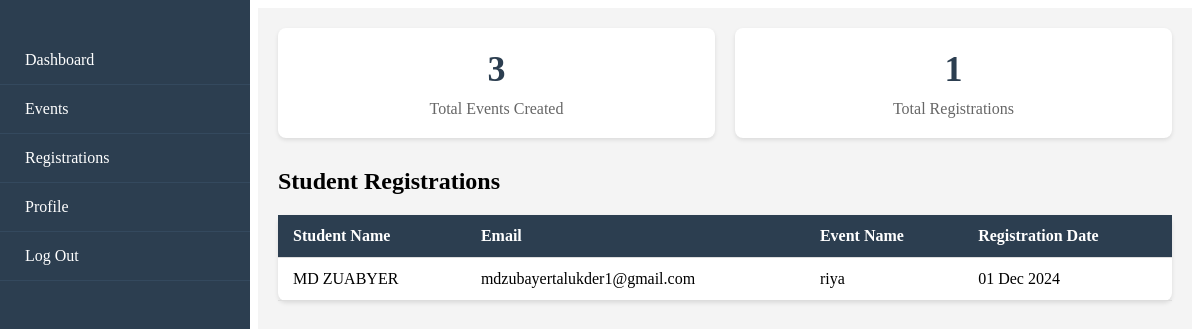
/pages/faculty_dashboard.php (signed in), run on the app's committed database.
### tables this page shows
CREATE TABLE `registrations` (
  `id` int(11) NOT NULL,
  `user_id` int(11) NOT NULL,
  `event_id` int(11) NOT NULL,
  `status` enum('Registered','Waitlisted','Cancelled') DEFAULT 'Registered',
  `registration_date` timestamp NOT NULL DEFAULT current_timestamp()
);

CREATE TABLE `users` (
  `id` int(11) NOT NULL,
  `name` varchar(100) NOT NULL,
  `email` varchar(100) NOT NULL,
  `password` varchar(255) NOT NULL,
  `role` enum('Student','Faculty','Admin') NOT NULL,
  `department` varchar(100) DEFAULT NULL,
  `university_id` varchar(50) DEFAULT NULL,
  `profile_picture` varchar(255) DEFAULT NULL,
  `phone_number` varchar(15) DEFAULT NULL,
  `created_at` timestamp NOT NULL DEFAULT current_timestamp(),
  `updated_at` timestamp NOT NULL DEFAULT current_timestamp() ON UPDATE current_timestamp()
);

CREATE TABLE `events` (
  `id` int(11) NOT NULL,
  `name` varchar(150) NOT NULL,
  `description` text NOT NULL,
  `category` enum('Academic','Cultural','Sports','Social','Technical') NOT NULL,
  `organizer_id` int(11) NOT NULL,
  `date` date NOT NULL,
  `start_time` time NOT NULL,
  `end_time` time NOT NULL,
  `venue` varchar(150) DEFAULT NULL,
  `registration_deadline` date DEFAULT NULL,
  `max_participants` int(11) DEFAULT NULL,
  `is_approved` tinyint(1) DEFAULT 0,
  `status` enum('Draft','Published','Completed','Cancelled') DEFAULT 'Draft',
  `created_at` timestamp NOT NULL DEFAULT current_timestamp(),
  `updated_at` timestamp NOT NULL DEFAULT current_timestamp() ON UPDATE current_timestamp()
);

### pages/faculty_dashboard.php (the view, shortened to what this page needs)
<?php
include('../includes/db.php');
$eventCountSql = "SELECT COUNT(*) as total_events FROM Events WHERE organizer_id = {$_SESSION['user_id']}";
$eventResult = $conn->query($eventCountSql);
$totalEvents = $eventResult->fetch_assoc()['total_events'];
$registrationSql = "SELECT COUNT(*) as total_registrations FROM Registrations r
                    JOIN Events e ON r.event_id = e.id
                    WHERE e.organizer_id = {$_SESSION['user_id']}";
$registrationResult = $conn->query($registrationSql);
$totalRegistrations = $registrationResult->fetch_assoc()['total_registrations'];
$studentsSql = "SELECT u.name, u.email, e.name as event_name, r.registration_date
                FROM Users u
                JOIN Registrations r ON u.id = r.user_id
                JOIN Events e ON r.event_id = e.id
                WHERE e.organizer_id = {$_SESSION['user_id']}
                ORDER BY r.registration_date DESC";
$studentsResult = $conn->query($studentsSql);
?>
<!DOCTYPE html>
<html lang="en">
<head>
</head>
<body>
    <div class="wrapper">
        <?php include('../includes/sidebar.php'); ?>
        <div class="main-content">
            <div class="stats-container">
                <div class="stat-card">
                    <div class="stat-number"><?php echo $totalEvents; ?></div>
                    <div class="stat-label">Total Events Created</div>
                </div>
                <div class="stat-card">
                    <div class="stat-number"><?php echo $totalRegistrations; ?></div>
                    <div class="stat-label">Total Registrations</div>
                </div>
            </div>
            <h2>Student Registrations</h2>
            <table class="registrations-table">
                <thead>
                    <tr>
                        <th>Student Name</th>
                        <th>Email</th>
                        <th>Event Name</th>
                        <th>Registration Date</th>
                    </tr>
                </thead>
                <tbody>
                    <?php while($row = $studentsResult->fetch_assoc()): ?>
                    <tr>
                        <td><?php echo htmlspecialchars($row['name']); ?></td>
                        <td><?php echo htmlspecialchars($row['email']); ?></td>
                        <td><?php echo htmlspecialchars($row['event_name']); ?></td>
                        <td><?php echo date('d M Y', strtotime($row['registration_date'])); ?></td>
                    </tr>
                    <?php endwhile; ?>
                </tbody>
            </table>
        </div>
    </div>
</body>
</html>

### pages/faculty_dashboard.php (style rules this page uses)
.wrapper { display: flex; min-height: 100vh; }
.main-content { flex: 1; margin-left: 250px; padding: 20px; background: #f4f4f4; }
.stats-container { display: flex; gap: 20px; margin-bottom: 30px; }
.stat-card { background: #fff; padding: 20px; border-radius: 8px; box-shadow: 0 2px 4px rgba(0,0,0,0.1); flex: 1; text-align: center; }
.stat-number { font-size: 36px; font-weight: bold; color: #2c3e50; margin-bottom: 10px; }
.stat-label { color: #666; font-size: 16px; }
.registrations-table { width: 100%; background: #fff; border-radius: 8px; box-shadow: 0 2px 4px rgba(0,0,0,0.1); margin-top: 20px; border-collapse: collapse; }
.registrations-table th, .registrations-table td { padding: 12px 15px; text-align: left; border-bottom: 1px solid #ddd; }
.registrations-table th { background: #2c3e50; color: #fff; }

### data on the page
registrations: user.name "MD ZUABYER", user.email "mdzubayertalukder1@gmail.com", event.name "riya", registration_date "01 Dec 2024"

### other printed values
$totalEvents "3"
$totalRegistrations "1"
